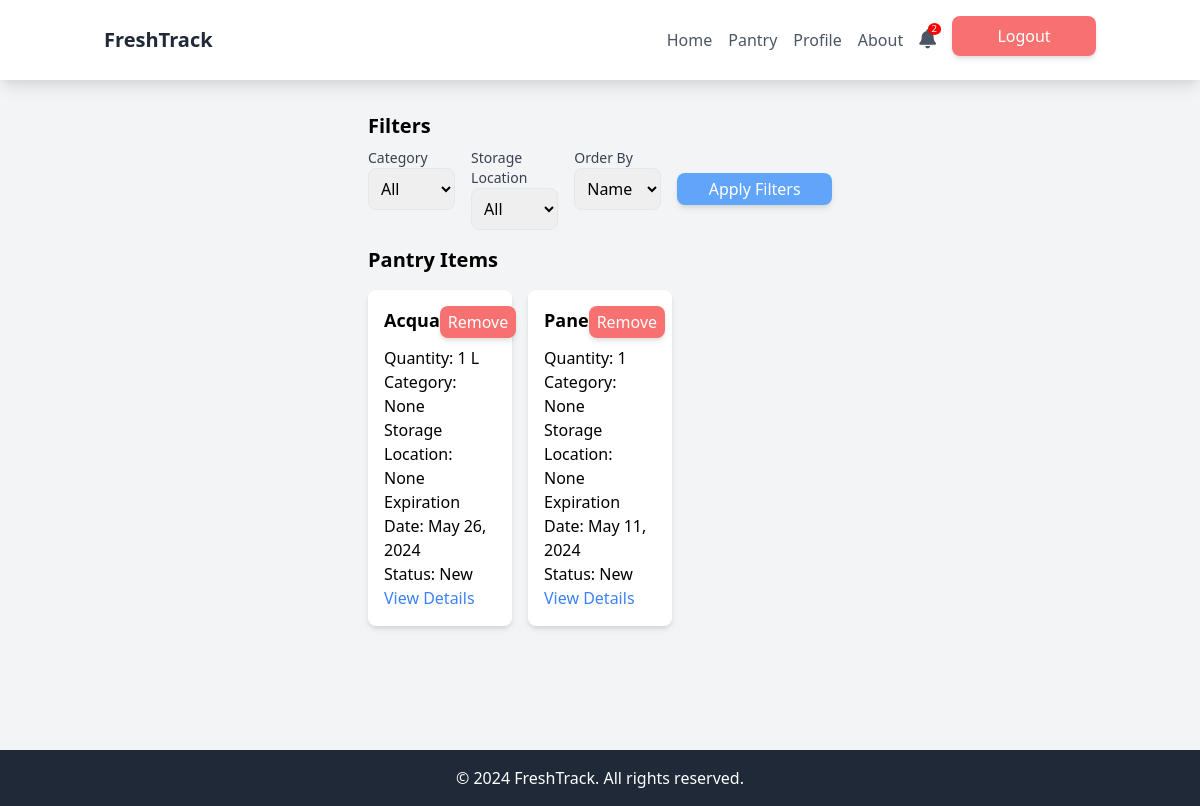
/pantry/ (signed in), run on the app's committed database.
### freshtrack/models.py (models this page shows, shortened)
class Product(models.Model):
    user = models.ForeignKey(User, on_delete=models.CASCADE)
    name = models.CharField(max_length=100)
    quantity = models.PositiveIntegerField()
    unit_of_measure = models.CharField(max_length=10, null=True, blank=True)
    expiration_date = models.DateField(null=True, blank=True)
    always_in_stock = models.BooleanField(default=False)
    status = models.CharField(max_length=50, default="New")
    category = models.CharField(max_length=100, null=True, blank=True)
    storage_location = models.CharField(max_length=100, null=True, blank=True)
    notes = models.TextField(null=True, blank=True)

### freshtrack/views/pantry_views.py (the view)
# urls.py: path('pantry/', pantry, name='pantry'),
@login_required
def pantry(request):
    user = request.user
    pantry_items = Product.objects.filter(user=user)
    categories = pantry_items.values_list('category', flat=True).distinct()
    storage_locations = ["Pantry", "Fridge", "Freezer", "Spices", "Beverages", "Other"]
    category_filter = request.GET.get('category')
    storage_location_filter = request.GET.get('storage_location')
    order_by = request.GET.get('order_by', 'name_asc')
    if category_filter:
        pantry_items = pantry_items.filter(category=category_filter)
    if storage_location_filter:
        pantry_items = pantry_items.filter(storage_location=storage_location_filter)
    if order_by == 'name_asc':
        pantry_items = pantry_items.order_by('name')
    elif order_by == 'name_desc':
        pantry_items = pantry_items.order_by('-name')
    elif order_by == 'expiration_date_asc':
        pantry_items = pantry_items.order_by('expiration_date')
    elif order_by == 'expiration_date_desc':
        pantry_items = pantry_items.order_by('-expiration_date')
    return render(request, 'pantry.html', {
        'pantry_items': pantry_items,
        'categories': categories,
        'storage_locations': storage_locations,
        'selected_category': category_filter,  # Passa il valore selezionato per il filtro categoria
        'selected_storage_location': storage_location_filter,  # Passa il valore selezionato per il filtro di posizione di archiviazione
        'order_by': order_by,  # Passa il criterio di ordinamento selezionato
    })

### freshtrack/context_processors.py (called while the page is built)
def notifications_count(request):
    if request.user.is_authenticated:
        count = Notification.objects.filter(user=request.user, is_read=False).count()
    else:
        count = 0
    return {
        'notifications_count': count
    }

### frontend/templates/pantry.html (shortened to what this page needs)
{% extends 'commonNAVaccount.html' %}
{% block content %}
<div class="flex-1 px-4 py-8 mx-auto w-full md:w-1/2 mt-20">
    <div class="mb-4">
        <h2 class="text-xl font-bold mb-2">Filters</h2>
        <form action="{% url 'pantry' %}" method="get">
            <div class="flex flex-wrap space-y-4 md:space-y-0 md:flex-nowrap md:space-x-4">
                <div class="w-full md:w-1/3">
                    <label for="category" class="block text-sm font-medium text-gray-700">Category</label>
                    <select name="category" id="category" class="p-2 border rounded-lg w-full">
                        <option value="">All</option>
                    </select>
                </div>
                <div class="w-full md:w-1/3">
                    <label for="storage_location" class="block text-sm font-medium text-gray-700">Storage Location</label>
                    <select name="storage_location" id="storage_location" class="p-2 border rounded-lg w-full">
                        <option value="">All</option>
                    </select>
                </div>
                <div class="w-full md:w-1/3">
                    <label for="order_by" class="block text-sm font-medium text-gray-700">Order By</label>
                    <select name="order_by" id="order_by" class="p-2 border rounded-lg w-full">
                        <option value="name_asc" {% if order_by == 'name_asc' %} selected {% endif %}>Name (A-Z)</option>
                    </select>
                </div>
                <div class="w-full flex items-center justify-center md:w-1/3">
                    <button type="submit" class="bg-blue-400 text-white py-1 px-2 rounded-lg shadow-md hover:bg-blue-500 transition duration-300 block md:inline-block w-40 text-center flex justify-center items-center">Apply Filters</button>
                </div>
            </div>
        </form>
    </div>
    <div class="mb-8">
        <h2 class="text-xl font-bold mb-4">Pantry Items</h2>
        <div class="grid grid-cols-1 sm:grid-cols-2 md:grid-cols-3 gap-4">
            {% for item in pantry_items %}
                <div class="bg-white rounded-lg shadow-md p-4 flex flex-col">
                    <div class="flex justify-between items-start mb-2">
                        <h3 class="text-lg font-semibold">{{ item.name }}</h3>
                        <form action="{% url 'remove_from_pantry_page' item.id %}" method="post">
                            <button type="submit" class="bg-red-400 text-white py-1 px-2 rounded-lg shadow-md hover:bg-red-500 transition duration-300 w-18 text-center self-start">Remove</button>
                        </form>
                    </div>
                    <p>Quantity: {{ item.quantity }} {% if item.unit_of_measure != 'u' %}{{ item.unit_of_measure }}{% endif %}</p>
                    <p>Category: {{ item.category }}</p>
                    <p>Storage Location: {{ item.storage_location }}</p>
                    <p>Expiration Date: {{ item.expiration_date }}</p>
                    <p>Status: {{ item.status }}</p>
                    <a href="{% url 'pantry_product_detail' item.id %}" class="text-blue-500 hover:underline mt-auto">View Details</a>
                </div>
            {% endfor %}
        </div>
    </div>
</div>
{% endblock %}

### frontend/templates/commonNAVaccount.html (style rules this page uses)
body { margin: 0; padding: 0; display: flex; flex-direction: column; min-height: 100vh; }

### data on the page
Product: name "Acqua", quantity "1", unit_of_measure "L", category "None", storage_location "None", expiration_date "May 26, 2024", status "New"
Product: name "Pane", quantity "1", category "None", storage_location "None", expiration_date "May 11, 2024", status "New"

### other printed values
{{ notifications_count }} "2"
